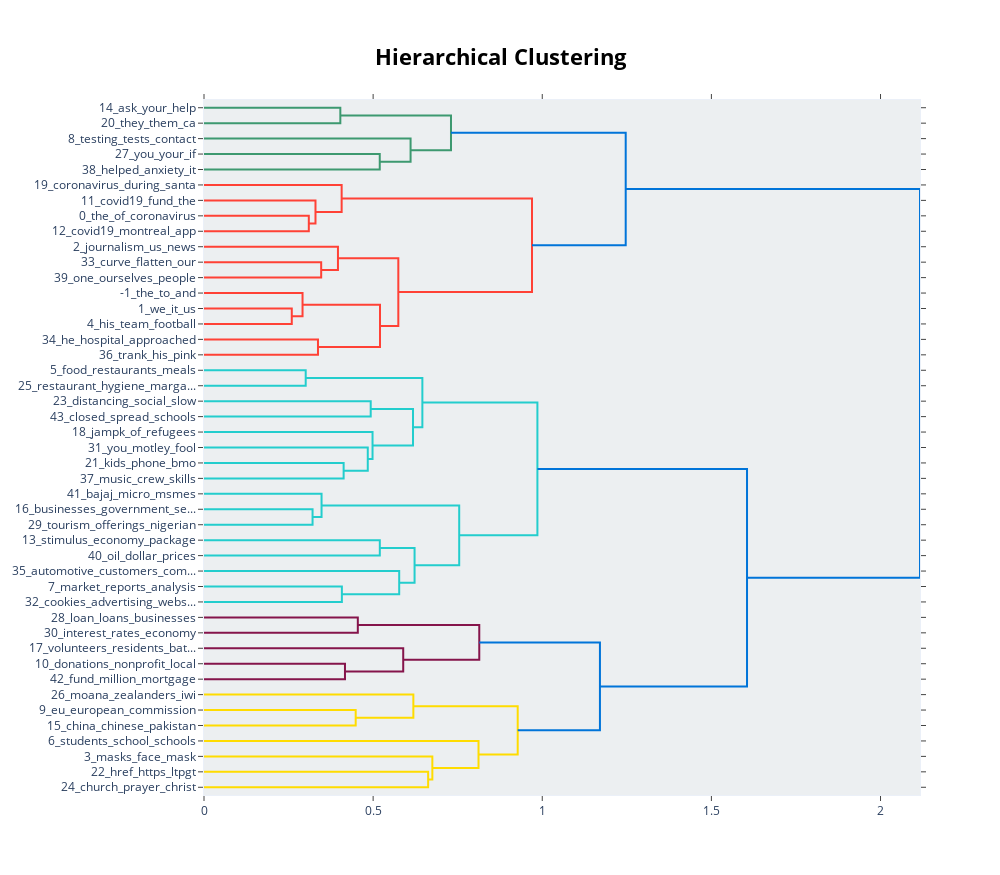

The cell this chart's notebook holds for it:
### Code cell
topic_model.visualize_hierarchy()

### Figure 1 — Plotly figure (JSON) as saved in the notebook; plotly's stock layout.template omitted (floating-point values rounded to 4 significant figures)
{"data": [{"hoverinfo": "text", "marker": {"color": "rgb(61,153,112)"}, "mode": "lines", "type": "scatter", "x": [0, 0.403, 0.403, 0], "xaxis": "x", "y": [-5, -5, -15, -15], "yaxis": "y"}, {"hoverinfo": "text", "marker": {"color": "rgb(61,153,112)"}, "mode": "lines", "type": "scatter", "x": [0, 0.5196, 0.5196, 0], "xaxis": "x", "y": [-35, -35, -45, -45], "yaxis": "y"}, {"hoverinfo": "text", "marker": {"color": "rgb(61,153,112)"}, "mode": "lines", "type": "scatter", "x": [0, 0.6107, 0.6107, 0.5196], "xaxis": "x", "y": [-25, -25, -40, -40], "yaxis": "y"}, {"hoverinfo": "text", "marker": {"color": "rgb(61,153,112)"}, "mode": "lines", "type": "scatter", "x": [0.403, 0.7302, 0.7302, 0.6107], "xaxis": "x", "y": [-10, -10, -32.5, -32.5], "yaxis": "y"}, {"hoverinfo": "text", "marker": {"color": "rgb(255,65,54)"}, "mode": "lines", "type": "scatter", "x": [0, 0.3098, 0.3098, 0], "xaxis": "x", "y": [-75, -75, -85, -85], "yaxis": "y"}, {"hoverinfo": "text", "marker": {"color": "rgb(255,65,54)"}, "mode": "lines", "type": "scatter", "x": [0, 0.3296, 0.3296, 0.3098], "xaxis": "x", "y": [-65, -65, -80, -80], "yaxis": "y"}, {"hoverinfo": "text", "marker": {"color": "rgb(255,65,54)"}, "mode": "lines", "type": "scatter", "x": [0, 0.4069, 0.4069, 0.3296], "xaxis": "x", "y": [-55, -55, -72.5, -72.5], "yaxis": "y"}, {"hoverinfo": "text", "marker": {"color": "rgb(255,65,54)"}, "mode": "lines", "type": "scatter", "x": [0, 0.3464, 0.3464, 0], "xaxis": "x", "y": [-105, -105, -115, -115], "yaxis": "y"}, {"hoverinfo": "text", "marker": {"color": "rgb(255,65,54)"}, "mode": "lines", "type": "scatter", "x": [0, 0.396, 0.396, 0.3464], "xaxis": "x", "y": [-95, -95, -110, -110], "yaxis": "y"}, {"hoverinfo": "text", "marker": {"color": "rgb(255,65,54)"}, "mode": "lines", "type": "scatter", "x": [0, 0.2595, 0.2595, 0], "xaxis": "x", "y": [-135, -135, -145, -145], "yaxis": "y"}, {"hoverinfo": "text", "marker": {"color": "rgb(255,65,54)"}, "mode": "lines", "type": "scatter", "x": [0, 0.2913, 0.2913, 0.2595], "xaxis": "x", "y": [-125, -125, -140, -140], "yaxis": "y"}, {"hoverinfo": "text", "marker": {"color": "rgb(255,65,54)"}, "mode": "lines", "type": "scatter", "x": [0, 0.3369, 0.3369, 0], "xaxis": "x", "y": [-155, -155, -165, -165], "yaxis": "y"}, {"hoverinfo": "text", "marker": {"color": "rgb(255,65,54)"}, "mode": "lines", "type": "scatter", "x": [0.2913, 0.5203, 0.5203, 0.3369], "xaxis": "x", "y": [-132.5, -132.5, -160, -160], "yaxis": "y"}, {"hoverinfo": "text", "marker": {"color": "rgb(255,65,54)"}, "mode": "lines", "type": "scatter", "x": [0.396, 0.5745, 0.5745, 0.5203], "xaxis": "x", "y": [-102.5, -102.5, -146.2, -146.2], "yaxis": "y"}, {"hoverinfo": "text", "marker": {"color": "rgb(255,65,54)"}, "mode": "lines", "type": "scatter", "x": [0.4069, 0.9697, 0.9697, 0.5745], "xaxis": "x", "y": [-63.75, -63.75, -124.4, -124.4], "yaxis": "y"}, {"hoverinfo": "text", "marker": {"color": "rgb(0,116,217)"}, "mode": "lines", "type": "scatter", "x": [0.7302, 1.247, 1.247, 0.9697], "xaxis": "x", "y": [-21.25, -21.25, -94.06, -94.06], "yaxis": "y"}, {"hoverinfo": "text", "marker": {"color": "rgb(35,205,205)"}, "mode": "lines", "type": "scatter", "x": [0, 0.3007, 0.3007, 0], "xaxis": "x", "y": [-175, -175, -185, -185], "yaxis": "y"}, {"hoverinfo": "text", "marker": {"color": "rgb(35,205,205)"}, "mode": "lines", "type": "scatter", "x": [0, 0.4928, 0.4928, 0], "xaxis": "x", "y": [-195, -195, -205, -205], "yaxis": "y"}, {"hoverinfo": "text", "marker": {"color": "rgb(35,205,205)"}, "mode": "lines", "type": "scatter", "x": [0, 0.4128, 0.4128, 0], "xaxis": "x", "y": [-235, -235, -245, -245], "yaxis": "y"}, {"hoverinfo": "text", "marker": {"color": "rgb(35,205,205)"}, "mode": "lines", "type": "scatter", "x": [0, 0.4841, 0.4841, 0.4128], "xaxis": "x", "y": [-225, -225, -240, -240], "yaxis": "y"}, {"hoverinfo": "text", "marker": {"color": "rgb(35,205,205)"}, "mode": "lines", "type": "scatter", "x": [0, 0.4983, 0.4983, 0.4841], "xaxis": "x", "y": [-215, -215, -232.5, -232.5], "yaxis": "y"}, {"hoverinfo": "text", "marker": {"color": "rgb(35,205,205)"}, "mode": "lines", "type": "scatter", "x": [0.4928, 0.6179, 0.6179, 0.4983], "xaxis": "x", "y": [-200, -200, -223.8, -223.8], "yaxis": "y"}, {"hoverinfo": "text", "marker": {"color": "rgb(35,205,205)"}, "mode": "lines", "type": "scatter", "x": [0.3007, 0.6455, 0.6455, 0.6179], "xaxis": "x", "y": [-180, -180, -211.9, -211.9], "yaxis": "y"}, {"hoverinfo": "text", "marker": {"color": "rgb(35,205,205)"}, "mode": "lines", "type": "scatter", "x": [0, 0.3209, 0.3209, 0], "xaxis": "x", "y": [-265, -265, -275, -275], "yaxis": "y"}, {"hoverinfo": "text", "marker": {"color": "rgb(35,205,205)"}, "mode": "lines", "type": "scatter", "x": [0, 0.3475, 0.3475, 0.3209], "xaxis": "x", "y": [-255, -255, -270, -270], "yaxis": "y"}, {"hoverinfo": "text", "marker": {"color": "rgb(35,205,205)"}, "mode": "lines", "type": "scatter", "x": [0, 0.5198, 0.5198, 0], "xaxis": "x", "y": [-285, -285, -295, -295], "yaxis": "y"}, {"hoverinfo": "text", "marker": {"color": "rgb(35,205,205)"}, "mode": "lines", "type": "scatter", "x": [0, 0.4076, 0.4076, 0], "xaxis": "x", "y": [-315, -315, -325, -325], "yaxis": "y"}, {"hoverinfo": "text", "marker": {"color": "rgb(35,205,205)"}, "mode": "lines", "type": "scatter", "x": [0, 0.5771, 0.5771, 0.4076], "xaxis": "x", "y": [-305, -305, -320, -320], "yaxis": "y"}, {"hoverinfo": "text", "marker": {"color": "rgb(35,205,205)"}, "mode": "lines", "type": "scatter", "x": [0.5198, 0.6225, 0.6225, 0.5771], "xaxis": "x", "y": [-290, -290, -312.5, -312.5], "yaxis": "y"}, {"hoverinfo": "text", "marker": {"color": "rgb(35,205,205)"}, "mode": "lines", "type": "scatter", "x": [0.3475, 0.7545, 0.7545, 0.6225], "xaxis": "x", "y": [-262.5, -262.5, -301.2, -301.2], "yaxis": "y"}, {"hoverinfo": "text", "marker": {"color": "rgb(35,205,205)"}, "mode": "lines", "type": "scatter", "x": [0.6455, 0.9857, 0.9857, 0.7545], "xaxis": "x", "y": [-195.9, -195.9, -281.9, -281.9], "yaxis": "y"}, {"hoverinfo": "text", "marker": {"color": "rgb(133,20,75)"}, "mode": "lines", "type": "scatter", "x": [0, 0.4547, 0.4547, 0], "xaxis": "x", "y": [-335, -335, -345, -345], "yaxis": "y"}, {"hoverinfo": "text", "marker": {"color": "rgb(133,20,75)"}, "mode": "lines", "type": "scatter", "x": [0, 0.4168, 0.4168, 0], "xaxis": "x", "y": [-365, -365, -375, -375], "yaxis": "y"}, {"hoverinfo": "text", "marker": {"color": "rgb(133,20,75)"}, "mode": "lines", "type": "scatter", "x": [0, 0.5889, 0.5889, 0.4168], "xaxis": "x", "y": [-355, -355, -370, -370], "yaxis": "y"}, {"hoverinfo": "text", "marker": {"color": "rgb(133,20,75)"}, "mode": "lines", "type": "scatter", "x": [0.4547, 0.8138, 0.8138, 0.5889], "xaxis": "x", "y": [-340, -340, -362.5, -362.5], "yaxis": "y"}, {"hoverinfo": "text", "marker": {"color": "rgb(255,220,0)"}, "mode": "lines", "type": "scatter", "x": [0, 0.4484, 0.4484, 0], "xaxis": "x", "y": [-395, -395, -405, -405], "yaxis": "y"}, {"hoverinfo": "text", "marker": {"color": "rgb(255,220,0)"}, "mode": "lines", "type": "scatter", "x": [0, 0.6189, 0.6189, 0.4484], "xaxis": "x", "y": [-385, -385, -400, -400], "yaxis": "y"}, {"hoverinfo": "text", "marker": {"color": "rgb(255,220,0)"}, "mode": "lines", "type": "scatter", "x": [0, 0.6626, 0.6626, 0], "xaxis": "x", "y": [-435, -435, -445, -445], "yaxis": "y"}, {"hoverinfo": "text", "marker": {"color": "rgb(255,220,0)"}, "mode": "lines", "type": "scatter", "x": [0, 0.6751, 0.6751, 0.6626], "xaxis": "x", "y": [-425, -425, -440, -440], "yaxis": "y"}, {"hoverinfo": "text", "marker": {"color": "rgb(255,220,0)"}, "mode": "lines", "type": "scatter", "x": [0, 0.8115, 0.8115, 0.6751], "xaxis": "x", "y": [-415, -415, -432.5, -432.5], "yaxis": "y"}, {"hoverinfo": "text", "marker": {"color": "rgb(255,220,0)"}, "mode": "lines", "type": "scatter", "x": [0.6189, 0.9274, 0.9274, 0.8115], "xaxis": "x", "y": [-392.5, -392.5, -423.8, -423.8], "yaxis": "y"}, {"hoverinfo": "text", "marker": {"color": "rgb(0,116,217)"}, "mode": "lines", "type": "scatter", "x": [0.8138, 1.171, 1.171, 0.9274], "xaxis": "x", "y": [-351.2, -351.2, -408.1, -408.1], "yaxis": "y"}, {"hoverinfo": "text", "marker": {"color": "rgb(0,116,217)"}, "mode": "lines", "type": "scatter", "x": [0.9857, 1.605, 1.605, 1.171], "xaxis": "x", "y": [-238.9, -238.9, -379.7, -379.7], "yaxis": "y"}, {"hoverinfo": "text", "marker": {"color": "rgb(0,116,217)"}, "mode": "lines", "type": "scatter", "x": [1.247, 2.117, 2.117, 1.605], "xaxis": "x", "y": [-57.66, -57.66, -309.3, -309.3], "yaxis": "y"}], "layout": {"autosize": false, "height": 875, "hoverlabel": {"bgcolor": "white", "font": {"family": "Rockwell", "size": 16}}, "hovermode": "closest", "plot_bgcolor": "#ECEFF1", "showlegend": false, "title": {"font": {"color": "Black", "size": 22}, "text": "<b>Hierarchical Clustering", "x": 0.5, "xanchor": "center", "yanchor": "top"}, "width": 1000, "xaxis": {"mirror": "allticks", "rangemode": "tozero", "showgrid": false, "showline": true, "showticklabels": true, "ticks": "outside", "type": "linear", "zeroline": false}, "yaxis": {"mirror": "allticks", "range": [-450, 0], "rangemode": "tozero", "showgrid": false, "showline": true, "showticklabels": true, "tickmode": "array", "ticks": "outside", "ticktext": ["14_ask_your_help", "20_they_them_ca", "8_testing_tests_contact", "27_you_your_if", "38_helped_anxiety_it", "19_coronavirus_during_santa", "11_covid19_fund_the", "0_the_of_coronavirus", "12_covid19_montreal_app", "2_journalism_us_news", "33_curve_flatten_our", "39_one_ourselves_people", "-1_the_to_and", "1_we_it_us", "4_his_team_football", "34_he_hospital_approached", "36_trank_his_pink", "5_food_restaurants_meals", "25_restaurant_hygiene_marga...", "23_distancing_social_slow", "43_closed_spread_schools", "18_jampk_of_refugees", "31_you_motley_fool", "21_kids_phone_bmo", "37_music_crew_skills", "41_bajaj_micro_msmes", "16_businesses_government_se...", "29_tourism_offerings_nigerian", "13_stimulus_economy_package", "40_oil_dollar_prices", "35_automotive_customers_com...", "7_market_reports_analysis", "32_cookies_advertising_webs...", "28_loan_loans_businesses", "30_interest_rates_economy", "17_volunteers_residents_bat...", "10_donations_nonprofit_local", "42_fund_million_mortgage", "26_moana_zealanders_iwi", "9_eu_european_commission", "15_china_chinese_pakistan", "6_students_school_schools", "3_masks_face_mask", "22_href_https_ltpgt", "24_church_prayer_christ"], "tickvals": [-5, -15, -25, -35, -45, -55, -65, -75, -85, -95, -105, -115, -125, -135, -145, -155, -165, -175, -185, -195, -205, -215, -225, -235, -245, -255, -265, -275, -285, -295, -305, -315, -325, -335, -345, -355, -365, -375, -385, -395, -405, -415, -425, -435, -445], "type": "linear", "zeroline": false}}}
